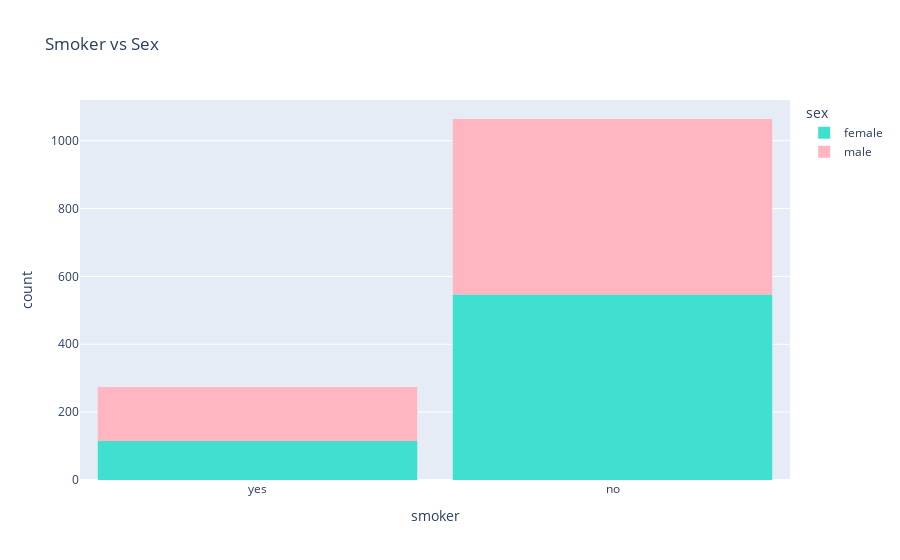
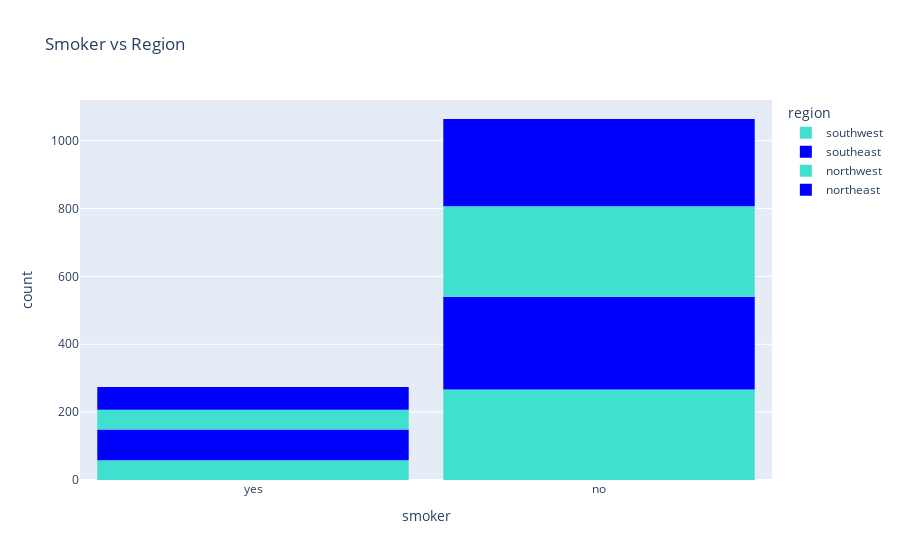
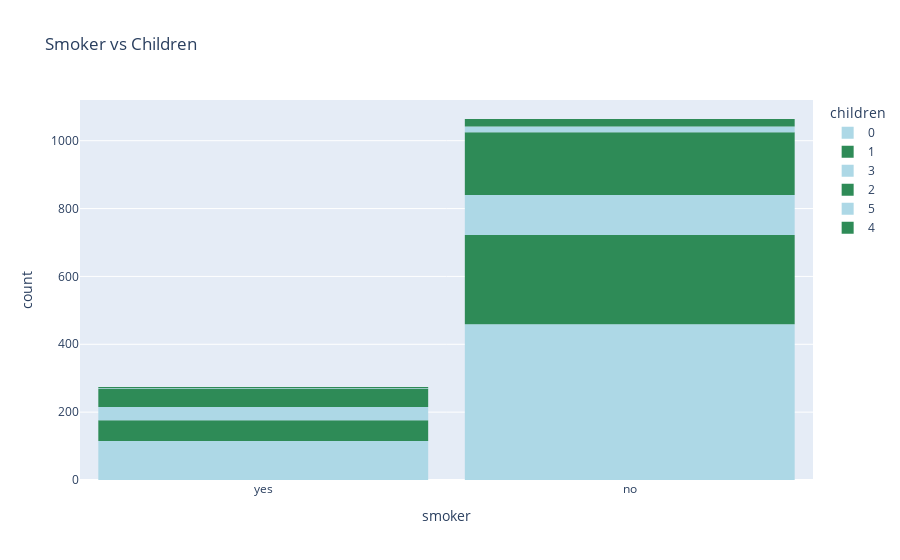

Notebook cell for these charts, in order:
### Markdown cell above
#### Smokers

### Code cell
# smoker <-> sex

fig1 = px.histogram(
    data,
    x='smoker',
    color='sex',
    color_discrete_sequence=['turquoise', 'lightpink'],
    title='Smoker vs Sex'
)

fig1.update_layout(bargap=0.1)
fig1.show()

# smoker <-> region
fig2 = px.histogram(
    data,
    x='smoker',
    color='region',
    color_discrete_sequence=['turquoise', 'blue'],
    title='Smoker vs Region'
)

fig2.update_layout(bargap=0.1)
fig2.show()


# smoker <-> children
fig3 = px.histogram(
    data,
    x='smoker',
    color='children',
    color_discrete_sequence=['lightblue', 'seagreen'],
    title='Smoker vs Children'
)

fig3.update_layout(bargap=0.1)
fig3.show()

### Figure 1 — Plotly figure (JSON) as saved in the notebook; plotly's stock layout.template omitted (floating-point values rounded to 4 significant figures; data arrays with more than 128 entries replaced by an {"elided": "..."} marker saying what was removed)
{"data": [{"alignmentgroup": "True", "bingroup": "x", "hovertemplate": "sex=female<br>smoker=%{x}<br>count=%{y}<extra></extra>", "legendgroup": "female", "marker": {"color": "turquoise", "pattern": {"shape": ""}}, "name": "female", "offsetgroup": "female", "orientation": "v", "showlegend": true, "type": "histogram", "x": {"elided": "662 str values"}, "xaxis": "x", "yaxis": "y"}, {"alignmentgroup": "True", "bingroup": "x", "hovertemplate": "sex=male<br>smoker=%{x}<br>count=%{y}<extra></extra>", "legendgroup": "male", "marker": {"color": "lightpink", "pattern": {"shape": ""}}, "name": "male", "offsetgroup": "male", "orientation": "v", "showlegend": true, "type": "histogram", "x": {"elided": "676 str values"}, "xaxis": "x", "yaxis": "y"}], "layout": {"bargap": 0.1, "barmode": "relative", "legend": {"title": {"text": "sex"}, "tracegroupgap": 0}, "title": {"text": "Smoker vs Sex"}, "xaxis": {"anchor": "y", "domain": [0, 1], "title": {"text": "smoker"}}, "yaxis": {"anchor": "x", "domain": [0, 1], "title": {"text": "count"}}}}

### Figure 2 — Plotly figure (JSON) as saved in the notebook; plotly's stock layout.template omitted (floating-point values rounded to 4 significant figures; data arrays with more than 128 entries replaced by an {"elided": "..."} marker saying what was removed)
{"data": [{"alignmentgroup": "True", "bingroup": "x", "hovertemplate": "region=southwest<br>smoker=%{x}<br>count=%{y}<extra></extra>", "legendgroup": "southwest", "marker": {"color": "turquoise", "pattern": {"shape": ""}}, "name": "southwest", "offsetgroup": "southwest", "orientation": "v", "showlegend": true, "type": "histogram", "x": {"elided": "325 str values"}, "xaxis": "x", "yaxis": "y"}, {"alignmentgroup": "True", "bingroup": "x", "hovertemplate": "region=southeast<br>smoker=%{x}<br>count=%{y}<extra></extra>", "legendgroup": "southeast", "marker": {"color": "blue", "pattern": {"shape": ""}}, "name": "southeast", "offsetgroup": "southeast", "orientation": "v", "showlegend": true, "type": "histogram", "x": {"elided": "364 str values"}, "xaxis": "x", "yaxis": "y"}, {"alignmentgroup": "True", "bingroup": "x", "hovertemplate": "region=northwest<br>smoker=%{x}<br>count=%{y}<extra></extra>", "legendgroup": "northwest", "marker": {"color": "turquoise", "pattern": {"shape": ""}}, "name": "northwest", "offsetgroup": "northwest", "orientation": "v", "showlegend": true, "type": "histogram", "x": {"elided": "325 str values"}, "xaxis": "x", "yaxis": "y"}, {"alignmentgroup": "True", "bingroup": "x", "hovertemplate": "region=northeast<br>smoker=%{x}<br>count=%{y}<extra></extra>", "legendgroup": "northeast", "marker": {"color": "blue", "pattern": {"shape": ""}}, "name": "northeast", "offsetgroup": "northeast", "orientation": "v", "showlegend": true, "type": "histogram", "x": {"elided": "324 str values"}, "xaxis": "x", "yaxis": "y"}], "layout": {"bargap": 0.1, "barmode": "relative", "legend": {"title": {"text": "region"}, "tracegroupgap": 0}, "title": {"text": "Smoker vs Region"}, "xaxis": {"anchor": "y", "domain": [0, 1], "title": {"text": "smoker"}}, "yaxis": {"anchor": "x", "domain": [0, 1], "title": {"text": "count"}}}}

### Figure 3 — Plotly figure (JSON) as saved in the notebook; plotly's stock layout.template omitted (floating-point values rounded to 4 significant figures; data arrays with more than 128 entries replaced by an {"elided": "..."} marker saying what was removed)
{"data": [{"alignmentgroup": "True", "bingroup": "x", "hovertemplate": "children=0<br>smoker=%{x}<br>count=%{y}<extra></extra>", "legendgroup": "0", "marker": {"color": "lightblue", "pattern": {"shape": ""}}, "name": "0", "offsetgroup": "0", "orientation": "v", "showlegend": true, "type": "histogram", "x": {"elided": "574 str values"}, "xaxis": "x", "yaxis": "y"}, {"alignmentgroup": "True", "bingroup": "x", "hovertemplate": "children=1<br>smoker=%{x}<br>count=%{y}<extra></extra>", "legendgroup": "1", "marker": {"color": "seagreen", "pattern": {"shape": ""}}, "name": "1", "offsetgroup": "1", "orientation": "v", "showlegend": true, "type": "histogram", "x": {"elided": "324 str values"}, "xaxis": "x", "yaxis": "y"}, {"alignmentgroup": "True", "bingroup": "x", "hovertemplate": "children=3<br>smoker=%{x}<br>count=%{y}<extra></extra>", "legendgroup": "3", "marker": {"color": "lightblue", "pattern": {"shape": ""}}, "name": "3", "offsetgroup": "3", "orientation": "v", "showlegend": true, "type": "histogram", "x": {"elided": "157 str values"}, "xaxis": "x", "yaxis": "y"}, {"alignmentgroup": "True", "bingroup": "x", "hovertemplate": "children=2<br>smoker=%{x}<br>count=%{y}<extra></extra>", "legendgroup": "2", "marker": {"color": "seagreen", "pattern": {"shape": ""}}, "name": "2", "offsetgroup": "2", "orientation": "v", "showlegend": true, "type": "histogram", "x": {"elided": "240 str values"}, "xaxis": "x", "yaxis": "y"}, {"alignmentgroup": "True", "bingroup": "x", "hovertemplate": "children=5<br>smoker=%{x}<br>count=%{y}<extra></extra>", "legendgroup": "5", "marker": {"color": "lightblue", "pattern": {"shape": ""}}, "name": "5", "offsetgroup": "5", "orientation": "v", "showlegend": true, "type": "histogram", "x": ["no", "no", "no", "no", "no", "no", "no", "no", "no", "no", "no", "no", "no", "yes", "no", "no", "no", "no"], "xaxis": "x", "yaxis": "y"}, {"alignmentgroup": "True", "bingroup": "x", "hovertemplate": "children=4<br>smoker=%{x}<br>count=%{y}<extra></extra>", "legendgroup": "4", "marker": {"color": "seagreen", "pattern": {"shape": ""}}, "name": "4", "offsetgroup": "4", "orientation": "v", "showlegend": true, "type": "histogram", "x": ["no", "no", "no", "no", "no", "no", "no", "no", "no", "yes", "yes", "no", "no", "no", "no", "no", "no", "no", "no", "no", "no", "no", "no", "yes", "no"], "xaxis": "x", "yaxis": "y"}], "layout": {"bargap": 0.1, "barmode": "relative", "legend": {"title": {"text": "children"}, "tracegroupgap": 0}, "title": {"text": "Smoker vs Children"}, "xaxis": {"anchor": "y", "domain": [0, 1], "title": {"text": "smoker"}}, "yaxis": {"anchor": "x", "domain": [0, 1], "title": {"text": "count"}}}}
